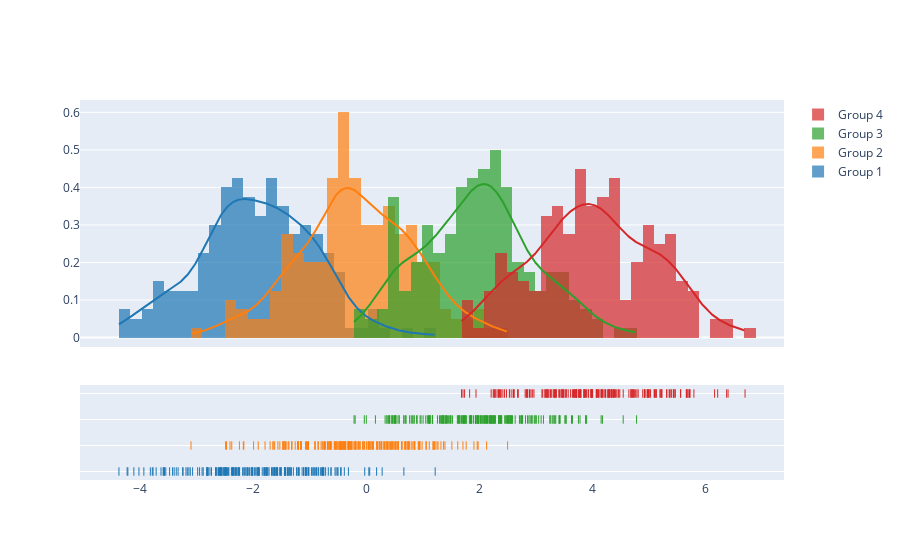

The notebook cell this image was saved under:
### Code cell
import plotly.figure_factory as ff

# Add histogram data
x1 = np.random.randn(200) - 2
x2 = np.random.randn(200)
x3 = np.random.randn(200) + 2
x4 = np.random.randn(200) + 4

# Group data together
hist_data = [x1, x2, x3, x4]

group_labels = ['Group 1', 'Group 2', 'Group 3', 'Group 4']

# Create distplot with custom bin_size
fig = ff.create_distplot(hist_data, group_labels, bin_size=.2)
fig.show()

### Figure 1 — Plotly figure (JSON) as saved in the notebook; plotly's stock layout.template omitted (floating-point values rounded to 4 significant figures; data arrays with more than 128 entries replaced by an {"elided": "..."} marker saying what was removed)
{"data": [{"autobinx": false, "histnorm": "probability density", "legendgroup": "Group 1", "marker": {"color": "rgb(31, 119, 180)"}, "name": "Group 1", "opacity": 0.7, "type": "histogram", "x": {"elided": "200 float values"}, "xaxis": "x", "xbins": {"end": 1.214, "size": 0.2, "start": -4.377}, "yaxis": "y"}, {"autobinx": false, "histnorm": "probability density", "legendgroup": "Group 2", "marker": {"color": "rgb(255, 127, 14)"}, "name": "Group 2", "opacity": 0.7, "type": "histogram", "x": {"elided": "200 float values"}, "xaxis": "x", "xbins": {"end": 2.494, "size": 0.2, "start": -3.103}, "yaxis": "y"}, {"autobinx": false, "histnorm": "probability density", "legendgroup": "Group 3", "marker": {"color": "rgb(44, 160, 44)"}, "name": "Group 3", "opacity": 0.7, "type": "histogram", "x": {"elided": "200 float values"}, "xaxis": "x", "xbins": {"end": 4.775, "size": 0.2, "start": -0.2204}, "yaxis": "y"}, {"autobinx": false, "histnorm": "probability density", "legendgroup": "Group 4", "marker": {"color": "rgb(214, 39, 40)"}, "name": "Group 4", "opacity": 0.7, "type": "histogram", "x": {"elided": "200 float values"}, "xaxis": "x", "xbins": {"end": 6.692, "size": 0.2, "start": 1.68}, "yaxis": "y"}, {"legendgroup": "Group 1", "marker": {"color": "rgb(31, 119, 180)"}, "mode": "lines", "name": "Group 1", "showlegend": false, "type": "scatter", "x": {"elided": "500 float values"}, "xaxis": "x", "y": {"elided": "500 float values"}, "yaxis": "y"}, {"legendgroup": "Group 2", "marker": {"color": "rgb(255, 127, 14)"}, "mode": "lines", "name": "Group 2", "showlegend": false, "type": "scatter", "x": {"elided": "500 float values"}, "xaxis": "x", "y": {"elided": "500 float values"}, "yaxis": "y"}, {"legendgroup": "Group 3", "marker": {"color": "rgb(44, 160, 44)"}, "mode": "lines", "name": "Group 3", "showlegend": false, "type": "scatter", "x": {"elided": "500 float values"}, "xaxis": "x", "y": {"elided": "500 float values"}, "yaxis": "y"}, {"legendgroup": "Group 4", "marker": {"color": "rgb(214, 39, 40)"}, "mode": "lines", "name": "Group 4", "showlegend": false, "type": "scatter", "x": {"elided": "500 float values"}, "xaxis": "x", "y": {"elided": "500 float values"}, "yaxis": "y"}, {"legendgroup": "Group 1", "marker": {"color": "rgb(31, 119, 180)", "symbol": "line-ns-open"}, "mode": "markers", "name": "Group 1", "showlegend": false, "type": "scatter", "x": {"elided": "200 float values"}, "xaxis": "x", "y": {"elided": "200 str values"}, "yaxis": "y2"}, {"legendgroup": "Group 2", "marker": {"color": "rgb(255, 127, 14)", "symbol": "line-ns-open"}, "mode": "markers", "name": "Group 2", "showlegend": false, "type": "scatter", "x": {"elided": "200 float values"}, "xaxis": "x", "y": {"elided": "200 str values"}, "yaxis": "y2"}, {"legendgroup": "Group 3", "marker": {"color": "rgb(44, 160, 44)", "symbol": "line-ns-open"}, "mode": "markers", "name": "Group 3", "showlegend": false, "type": "scatter", "x": {"elided": "200 float values"}, "xaxis": "x", "y": {"elided": "200 str values"}, "yaxis": "y2"}, {"legendgroup": "Group 4", "marker": {"color": "rgb(214, 39, 40)", "symbol": "line-ns-open"}, "mode": "markers", "name": "Group 4", "showlegend": false, "type": "scatter", "x": {"elided": "200 float values"}, "xaxis": "x", "y": {"elided": "200 str values"}, "yaxis": "y2"}], "layout": {"barmode": "overlay", "hovermode": "closest", "legend": {"traceorder": "reversed"}, "xaxis": {"anchor": "y2", "domain": [0.0, 1.0], "zeroline": false}, "yaxis": {"anchor": "free", "domain": [0.35, 1], "position": 0.0}, "yaxis2": {"anchor": "x", "domain": [0, 0.25], "dtick": 1, "showticklabels": false}}}
